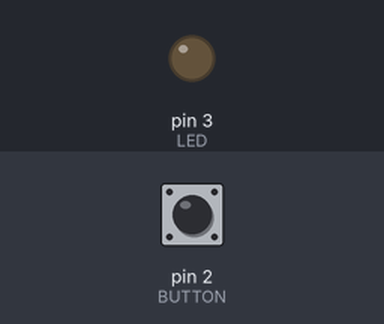
The sketch below on a simulated Arduino Uno, built with avr-gcc and run on an emulated ATmega328P. Shown: output pins drawn as LEDs (lit = HIGH). The test bench sets the inputs (shaded band); at power-on: pin 2 (BUTTON) LOW. What the sketch prints to the serial monitor is not drawn.

Above: at 1.2 s.
1.3 s: pin 2 (BUTTON) pulled HIGH for 0.15 s
At 1.37 s:
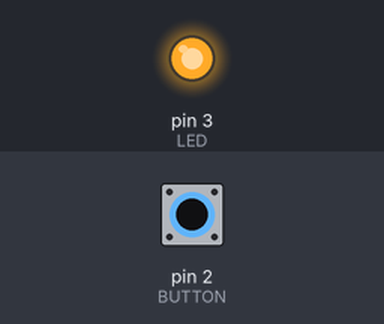
2.9 s: pin 2 (BUTTON) pulled HIGH for 3.2 s
At 6.7 s:
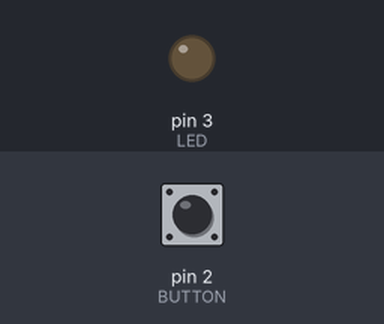
Timing chart, 0 to 8.2 s (numbered marks = the images above; inputs shaded):
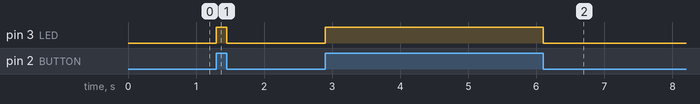

The sketch:

BUTTONTEST.ino
```cpp
const int BUTTON = 2;     // Pushbutton Input to Pin No.2
const int LED =  3;       // Output LED to Pin No. 3


int BUTTONState = 0;      // To store input status

void setup() {
  Serial.begin(115200);
  pinMode(LED, OUTPUT);    // Define LED pin as output.
  pinMode(BUTTON, INPUT);  // Define BUTTON pin as Input.
}


void loop(){
  BUTTONState = digitalRead(BUTTON); // Reading input from Button Pin.

  if (BUTTONState == HIGH) // Checking if Input from button is HIGH (1/+5V)
   {
     digitalWrite(LED, HIGH);  // If input is High make LED ON (HIGH/1/+5V)
     Serial.print(BUTTONState);

   }
  else
  {
     digitalWrite(LED, LOW);  // For every other condition make LED OFF (0/GND/LOW)
     Serial.print(BUTTONState);

  }
}
```

Measured:
- after the input at 1.3 s, pin 3 (LED): LOW → HIGH at once, → LOW 0.15 s later
- after the input at 2.9 s, pin 3 (LED): LOW → HIGH at once, → LOW 3.2 s later
